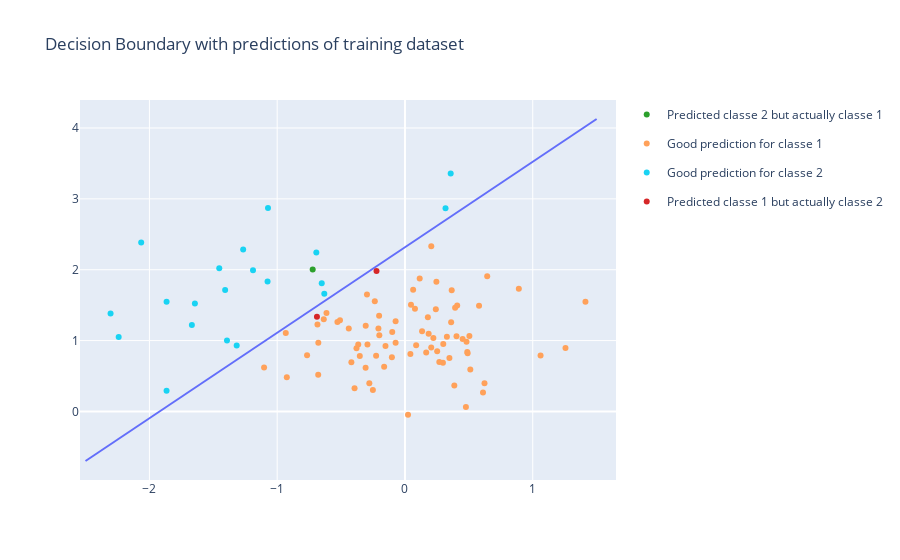

Notebook code cell kept with this figure:
### Markdown cell above
You can draw the decision boundary $w^Tx = 0$ by using:

### Code cell
import plotly.graph_objects as go

# First compute w... then: 
x1 = np.linspace(-2.5,1.5,10) 
x2 = (-w[0]-w[1]*x1)/w[2]
fig1 = px.line(pd.DataFrame(dict(x1=x1, x2=x2)), x='x1', y='x2')
fig_boundary = go.Figure(data = fig1.data + fig_prediction_train.data)
fig_boundary.update_layout(dict(title='Decision Boundary with predictions of training dataset'))
fig_boundary.show()

### Figure 1 — Plotly figure (JSON) as saved in the notebook; plotly's stock layout.template omitted (floating-point values rounded to 4 significant figures)
{"data": [{"hovertemplate": "x1=%{x}<br>x2=%{y}<extra></extra>", "legendgroup": "", "line": {"color": "#636efa", "dash": "solid"}, "marker": {"symbol": "circle"}, "mode": "lines", "name": "", "orientation": "v", "showlegend": false, "type": "scatter", "x": [-2.5, -2.056, -1.611, -1.167, -0.7222, -0.2778, 0.1667, 0.6111, 1.056, 1.5], "xaxis": "x", "y": [-0.6994, -0.1631, 0.3732, 0.9095, 1.446, 1.982, 2.518, 3.055, 3.591, 4.127], "yaxis": "y"}, {"hovertemplate": "prediction=Predicted classe 2 but actually classe 1<br>x1=%{x}<br>x2=%{y}<extra></extra>", "legendgroup": "Predicted classe 2 but actually classe 1", "marker": {"color": "#2CA02C", "symbol": "circle"}, "mode": "markers", "name": "Predicted classe 2 but actually classe 1", "orientation": "v", "showlegend": true, "type": "scatter", "x": [-0.7222], "xaxis": "x", "y": [2.004], "yaxis": "y"}, {"hovertemplate": "prediction=Good prediction for classe 1<br>x1=%{x}<br>x2=%{y}<extra></extra>", "legendgroup": "Good prediction for classe 1", "marker": {"color": "#FFA15A", "symbol": "circle"}, "mode": "markers", "name": "Good prediction for classe 1", "orientation": "v", "showlegend": true, "type": "scatter", "x": [-0.9247, -0.766, -0.07329, -0.2022, 0.4817, -0.1525, 0.3864, 0.08758, -0.1629, 0.2056, -0.6789, 0.4514, -0.3794, -0.6781, -0.6354, -0.3945, 0.3615, -0.5287, -0.2511, 0.07829, -0.5086, 0.4089, -0.3656, 1.413, 0.1854, -0.236, -0.6143, -0.09963, 0.2971, 0.2416, -0.3081, -0.2973, 0.04255, -0.2935, 0.04722, 0.5114, -0.4398, 0.5797, -0.2259, 0.4034, 0.06398, -0.2005, 0.1792, -0.6848, -0.07323, -0.2788, -0.9328, -0.4193, -0.1023, 0.246, 0.477, 0.1661, 0.3925, 0.2688, -0.3535, 0.206, 0.6107, 0.3478, 0.134, 0.4875, 0.3281, -0.3071, 0.6225, 0.02392, 1.256, -0.2078, 0.6437, 0.8912, 0.2521, 0.5042, 0.2999, 0.4904, 1.061, 0.3659, -1.102, 0.1153, 0.2222], "xaxis": "x", "y": [0.4837, 0.7943, 0.9699, 1.35, 0.9844, 0.9225, 0.3663, 0.9324, 0.6305, 0.9027, 0.5193, 1.023, 0.8925, 0.9694, 1.299, 0.3272, 1.259, 1.261, 0.3042, 1.449, 1.288, 1.495, 0.9434, 1.549, 1.095, 1.555, 1.389, 1.122, 0.6859, 1.443, 0.6168, 1.65, 0.809, 0.9441, 1.505, 0.5909, 1.172, 1.492, 0.7871, 1.062, 1.718, 1.075, 1.331, 1.226, 1.271, 0.3962, 1.106, 0.6952, 0.7653, 1.83, 0.06119, 0.8327, 1.462, 0.6986, 0.7811, 2.33, 0.2676, 0.7545, 1.132, 0.8396, 1.054, 1.211, 0.3983, -0.04733, 0.8962, 1.172, 1.908, 1.732, 0.8487, 1.063, 0.9508, 0.8219, 0.7881, 1.711, 0.6187, 1.878, 1.037], "yaxis": "y"}, {"hovertemplate": "prediction=Good prediction for classe 2<br>x1=%{x}<br>x2=%{y}<extra></extra>", "legendgroup": "Good prediction for classe 2", "marker": {"color": "#19d3f3", "symbol": "circle"}, "mode": "markers", "name": "Good prediction for classe 2", "orientation": "v", "showlegend": true, "type": "scatter", "x": [-1.393, -1.866, -0.6313, -2.304, -1.644, -1.866, -1.317, -1.266, -1.668, -1.189, 0.3579, -1.075, -1.072, -1.407, -1.453, 0.3175, -0.6936, -0.6514, -2.24, -2.064], "xaxis": "x", "y": [0.9997, 1.548, 1.661, 1.381, 1.522, 0.293, 0.9323, 2.286, 1.22, 1.992, 3.358, 1.833, 2.872, 1.713, 2.022, 2.866, 2.242, 1.809, 1.05, 2.385], "yaxis": "y"}, {"hovertemplate": "prediction=Predicted classe 1 but actually classe 2<br>x1=%{x}<br>x2=%{y}<extra></extra>", "legendgroup": "Predicted classe 1 but actually classe 2", "marker": {"color": "#D62728", "symbol": "circle"}, "mode": "markers", "name": "Predicted classe 1 but actually classe 2", "orientation": "v", "showlegend": true, "type": "scatter", "x": [-0.2225, -0.6888], "xaxis": "x", "y": [1.983, 1.337], "yaxis": "y"}], "layout": {"title": {"text": "Decision Boundary with predictions of training dataset"}}}
